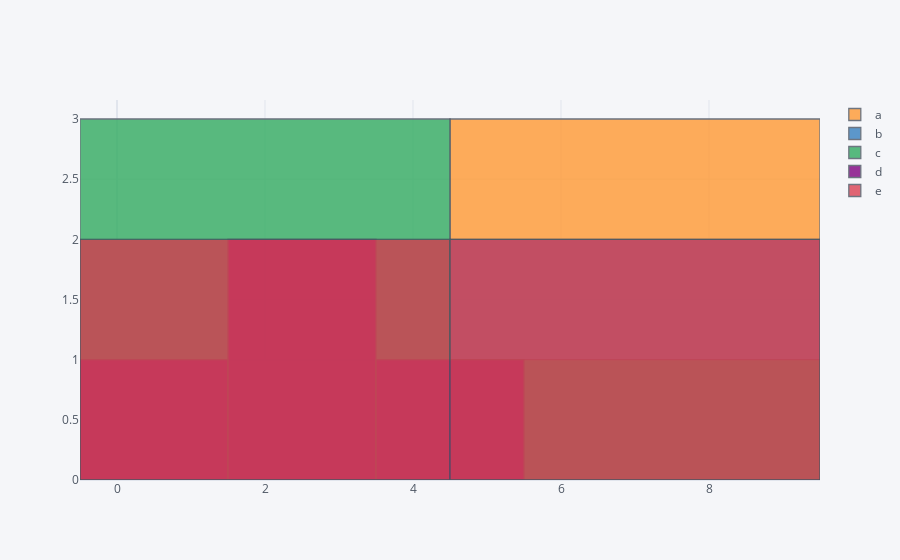

Notebook source saved alongside this figure:
### Code cell
print('What kind of plot you need , the complete data plot or columns plot')
cat = input('Press 1 for ploting all columns or press 2 for all specifying columns to plot')
cat = int(cat)
main(cat)

### Figure 1 — Plotly figure (JSON) as saved in the notebook; plotly's stock layout.template omitted (floating-point values rounded to 4 significant figures)
{"data": [{"histfunc": "count", "histnorm": "", "marker": {"color": "rgba(255, 153, 51, 1.0)", "line": {"color": "#4D5663", "width": 1.3}}, "name": "a", "opacity": 0.8, "orientation": "v", "type": "histogram", "x": [2, 6, 9, 7]}, {"histfunc": "count", "histnorm": "", "marker": {"color": "rgba(55, 128, 191, 1.0)", "line": {"color": "#4D5663", "width": 1.3}}, "name": "b", "opacity": 0.8, "orientation": "v", "type": "histogram", "x": [3, 4, 7, 7]}, {"histfunc": "count", "histnorm": "", "marker": {"color": "rgba(50, 171, 96, 1.0)", "line": {"color": "#4D5663", "width": 1.3}}, "name": "c", "opacity": 0.8, "orientation": "v", "type": "histogram", "x": [4, 3, 4, 8]}, {"histfunc": "count", "histnorm": "", "marker": {"color": "rgba(128, 0, 128, 1.0)", "line": {"color": "#4D5663", "width": 1.3}}, "name": "d", "opacity": 0.8, "orientation": "v", "type": "histogram", "x": [5, 1, 3, 3]}, {"histfunc": "count", "histnorm": "", "marker": {"color": "rgba(219, 64, 82, 1.0)", "line": {"color": "#4D5663", "width": 1.3}}, "name": "e", "opacity": 0.8, "orientation": "v", "type": "histogram", "x": [6, 8, 2, 1]}], "layout": {"barmode": "overlay", "legend": {"bgcolor": "#F5F6F9", "font": {"color": "#4D5663"}}, "paper_bgcolor": "#F5F6F9", "plot_bgcolor": "#F5F6F9", "title": {"font": {"color": "#4D5663"}}, "xaxis": {"gridcolor": "#E1E5ED", "showgrid": true, "tickfont": {"color": "#4D5663"}, "title": {"font": {"color": "#4D5663"}, "text": ""}, "zerolinecolor": "#E1E5ED"}, "yaxis": {"gridcolor": "#E1E5ED", "showgrid": true, "tickfont": {"color": "#4D5663"}, "title": {"font": {"color": "#4D5663"}, "text": ""}, "zerolinecolor": "#E1E5ED"}}}
